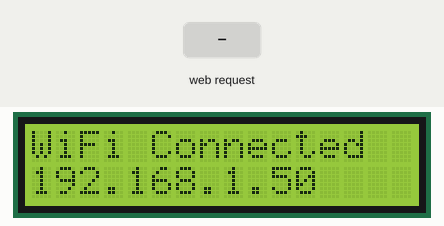
Recording of a sketch running on a simulated ESP32. Shown: 16×2 character LCD. The inputs (shaded band) are chosen by the test bench. WiFi joins after 1.5 s; servers stay silent unless stated; what the sketch prints to the serial monitor is not drawn.

Above: at 2.8 s.
2.9 s: HTTP request GET /data?class=1&rpm=1 received
At 4.1 s:
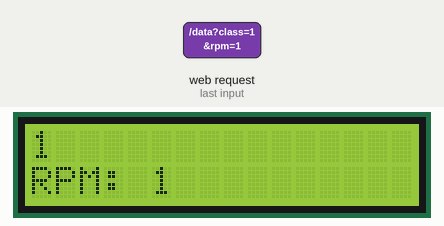
4.4 s: HTTP request GET /data?class=120&rpm=120 received
At 5.4 s:
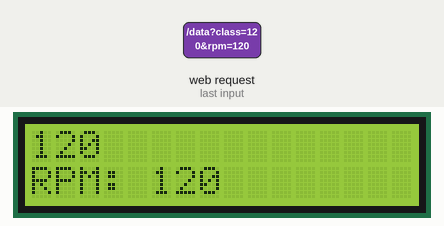
At 11.6 s:
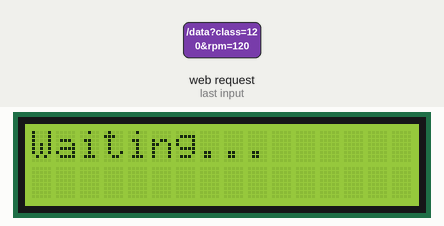
Timing chart, 0 to 13.1 s (numbered marks = the images above; inputs shaded):
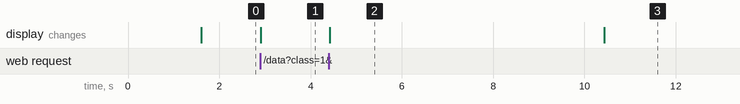

Measured:
- after the input at 2.9 s, the display: changes at once (image 1)
- after the input at 4.4 s, the display: changes at once (image 2)
- what the display in image 2 shows lasts 6.0 s, from 4.4 s to 10.4 s

The sketch:

arduino_code.ino
```cpp
#include <WiFi.h>
#include <WebServer.h>
#include <Wire.h>
#include <LiquidCrystal_I2C.h>

const char* ssid = "realme";
const char* password = "password";

WebServer server(80);
LiquidCrystal_I2C lcd(0x27, 16, 2);

String cls = "";
String rpm = "";

// Non-blocking LCD clear timer
unsigned long lcdClearTime = 0;
bool lcdActive = false;

void handleData() {
  Serial.println(">>> Request received!");  // Debug: confirms Flask reached ESP32

  if (server.hasArg("class") && server.hasArg("rpm")) {

    cls = server.arg("class");
    rpm = server.arg("rpm");

    Serial.print("Class: "); Serial.println(cls);
    Serial.print("RPM: ");   Serial.println(rpm);

    // Update LCD immediately
    lcd.clear();
    lcd.setCursor(0, 0);
    lcd.print(cls);
    lcd.setCursor(0, 1);
    lcd.print("RPM: ");
    lcd.print(rpm);

    // Schedule LCD clear after 6 seconds (non-blocking)
    lcdClearTime = millis() + 6000;
    lcdActive = true;

    // Respond to Flask RIGHT AWAY (don't make it wait)
    server.send(200, "text/plain", "OK");

  } else {
    Serial.println("Missing args!");
    server.send(400, "text/plain", "Missing class or rpm");
  }
}

void handleRoot() {
  server.send(200, "text/plain", "ESP32 is online");
}

void setup() {
  Serial.begin(115200);

  lcd.init();
  lcd.backlight();
  lcd.setCursor(0, 0);
  lcd.print("Connecting WiFi");

  WiFi.begin(ssid, password);

  while (WiFi.status() != WL_CONNECTED) {
    delay(500);
    Serial.print(".");
  }

  Serial.println("\nWiFi connected");
  Serial.println(WiFi.localIP());

  lcd.clear();
  lcd.setCursor(0, 0);
  lcd.print("WiFi Connected");
  lcd.setCursor(0, 1);
  lcd.print(WiFi.localIP());

  server.on("/data", handleData);
  server.on("/", handleRoot);   // test route: visit http://IP/ in browser
  server.begin();

  Serial.println("Server started");
}

void loop() {
  server.handleClient();

  // Non-blocking LCD clear after 6 seconds
  if (lcdActive && millis() >= lcdClearTime) {
    lcd.clear();
    lcd.setCursor(0, 0);
    lcd.print("Waiting...");
    lcdActive = false;
  }
}
```
